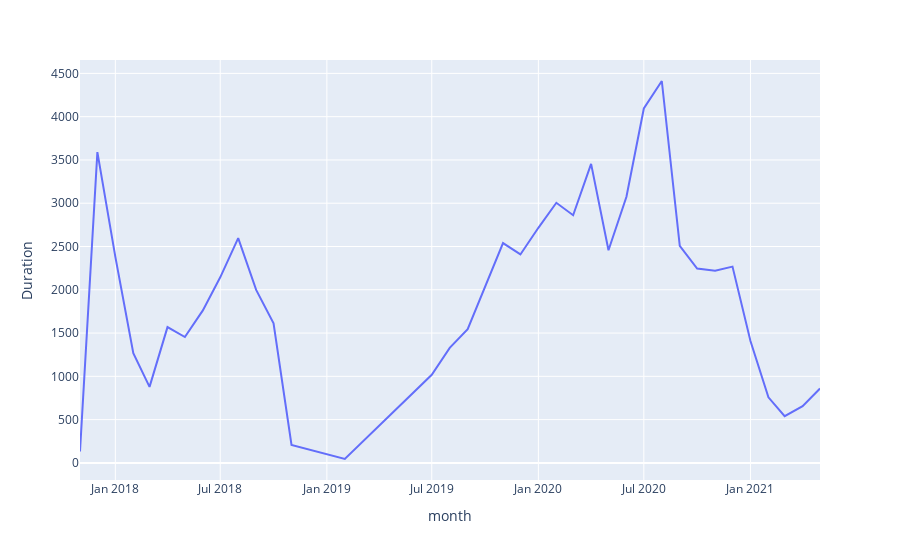

Notebook code cell kept with this figure:
### Code cell
lineplot(target, 'Duration')

### Figure 1 — Plotly figure (JSON) as saved in the notebook; plotly's stock layout.template omitted (floating-point values rounded to 4 significant figures)
{"data": [{"hovertemplate": "month=%{x}<br>Duration=%{y}<extra></extra>", "legendgroup": "", "line": {"color": "#636efa", "dash": "solid"}, "mode": "lines", "name": "", "orientation": "v", "showlegend": false, "type": "scatter", "x": ["2017-11", "2017-12", "2018-01", "2018-02", "2018-03", "2018-04", "2018-05", "2018-06", "2018-07", "2018-08", "2018-09", "2018-10", "2018-11", "2019-02", "2019-07", "2019-08", "2019-09", "2019-10", "2019-11", "2019-12", "2020-01", "2020-02", "2020-03", "2020-04", "2020-05", "2020-06", "2020-07", "2020-08", "2020-09", "2020-10", "2020-11", "2020-12", "2021-01", "2021-02", "2021-03", "2021-04", "2021-05"], "xaxis": "x", "y": [132, 3590, 2381, 1267, 878, 1569, 1454, 1762, 2144, 2596, 1998, 1613, 207, 45, 1018, 1329, 1546, 2039, 2540, 2408, 2716, 3005, 2861, 3455, 2457, 3075, 4095, 4412, 2508, 2246, 2220, 2268, 1408, 758, 540, 655, 860], "yaxis": "y"}], "layout": {"legend": {"tracegroupgap": 0}, "margin": {"t": 60}, "xaxis": {"anchor": "y", "domain": [0, 1], "title": {"text": "month"}}, "yaxis": {"anchor": "x", "domain": [0, 1], "title": {"text": "Duration"}}}}
